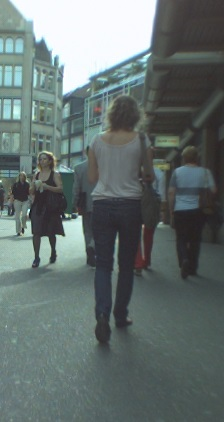
#> input picture Second Stage/test_img.jpg, 224 x 422 px
$ python tracker_test.py
#> lines starting #> are read from the running program, lines starting #| are printed output that depends on the picture
### Second Stage/KCFtracker.py
import numpy as np
from numpy.fft import fft2, ifft2

class KCFtracker(object):
	"""
		object tracker of KCF algorithm
	"""
	__slot__ = {'alphaf', 'coefY', '_paddingTarget', '_cosWin'}
	def __init__(self):
		self.alphaf = None
		#coeffient controling The regression targets y
		self.coefY = 10
		self._paddingTarget = None
		self._cosWin = None


	#according to input image patch, train a regression tracker
	def train(self, paddingRegion, regLambda, method, **kw):
		'''
			paddingRegion	- image patch(region) that contains target
			regLambda		- regularization coeffient λ for ridge regression

			method 			- kernel method
			kw 				- parameters for different kernel method. including following method and corresponding parameter(s):
								0. linear
							  	1. Gaussian: sigma (exp(-1/sigma**2*x))
							  	2. poly: a, b ((x + a)**b)
		'''
		if not isinstance(paddingRegion, np.ndarray):
			raise TypeError('argument 1: numpy.ndarray is required.')

		if not isinstance(regLambda, float):
			raise TypeError('argument 2: float is required.')

		h, w, *_ = paddingRegion.shape

		#the input patches (either raw pixels or extracted feature channels) are weighted by a cosine window
		cosWin = np.reshape(np.hamming(h), [-1, 1]) * np.reshape(np.hamming(w), [1, -1])
		if paddingRegion.ndim == 3:
			cosWin.shape = cosWin.shape + (-1,)
		self._cosWin = cosWin
		paddingRegion = paddingRegion * cosWin
		self._paddingTarget = paddingRegion


		#the regression targets y
		s = np.sqrt(h * w) / self.coefY	#spatial bandwidth s, controling The regression targets y simply follow a Gaussian function
		coord = np.mgrid[-int(h/2):int(h/2 + 0.5), -int(w/2):int(w/2 + 0.5)]
		coordX = coord[0, :, :]
		coordY = coord[1, :, :]
		y = np.exp( -0.5 * (coordX**2 + coordY**2) / (s**2) )
		y = np.roll(y, (int(h/2 + 0.5), int(w/2 + 0.5)), axis = (0, 1))

		#regression
		k = self.kernelCorrelation(paddingRegion, paddingRegion, method, **kw)
		self.alphaf = fft2(y) / (fft2(k) + regLambda)


	#run tracker, return relative position with the input image patch
	def detect(self, paddingRegion, method, **kw):
		'''

		'''
		if self.alphaf is None:
			raise Exception('tracker has not been trained.')

		#kernel correlation
		kxz = self.kernelCorrelation(paddingRegion * self._cosWin, self._paddingTarget, method, **kw)
		kf = fft2(kxz)

		#regression results in fourier domain
		ff = kf * self.alphaf
		f = np.real(ifft2(ff))
		maxPosition = np.argmax(f)

		#return relative position with the input image pacth
		h, w = paddingRegion.shape[0:2]
		x, y = (maxPosition // w, maxPosition % w)
		rePos = ((x - h) if x > h/2 else x, (y - w) if y > w/2 else y)


		return rePos


	def kernelCorrelation(self, x1, x2, method, **kw):
		if (not isinstance(x1, np.ndarray)) or (not isinstance(x2, np.ndarray)):
			raise TypeError('numpy.ndarray is required.')

		if (x1.ndim == 2) and (x2.ndim == 2):
			single = 1
		elif (x1.ndim == 3) and (x2.ndim == 3):
			single = 0
		else:
			raise ValueError('2 or 3 dimension arrays are required.')

		if x1.shape != x2.shape:
			raise ValueError('the input image pacthes do not match.')

		#linear regression
		if method == 'linear':
			if single:
				x12DotProdf = np.conj(fft2(x1)) * fft2(x2)
			else:
				x12DotProdf = np.sum( np.conj( fft2(x1, axes = (0, 1)) ) * fft2(x2, axes = (0, 1)) , axis = 2)

			x12DotProd = ifft2(x12DotProdf)
			return x12DotProd

		#Gaussian kernel
		elif method == 'gaussian':
			sigma = kw['sigma']
			x1Norm = np.sum(x1**2)
			x2Norm = np.sum(x2**2)

			if single:
				x12DotProdf = np.conj(fft2(x1)) * fft2(x2)
			else:
				x12DotProdf = np.sum( np.conj( fft2(x1, axes = (0, 1)) ) * fft2(x2, axes = (0, 1)) , axis = 2)

			x12DotProd = ifft2(x12DotProdf)
			k = np.exp( -(x1Norm + x2Norm - 2 * x12DotProd.real) / (sigma**2) / x12DotProd.size)
			return k

		#polynomial kernel
		elif method == 'poly':
			a = kw['a']
			b = kw['b']

			if single:
				x12DotProdf = np.conj(fft2(x1)) * fft2(x2)
			else:
				x12DotProdf = np.sum( np.conj( fft2(x1, axes = (0, 1)) ) * fft2(x2, axes = (0, 1)) , axis = 2)

			x12DotProd = ifft2(x12DotProdf)
			k = (x12DotProd.real + a)**b
			return k

		#wrong method type
		else:
			raise ValueError('invalid kernel method.')

### Second Stage/tracker_test.py
from KCFtracker import *
import numpy as np
import cv2

testImg = cv2.imread('test_img.jpg')
#> testImg is the input picture: shape (422, 224, 3); mean B, G, R 110.8, 112.5, 100.9
testImg2 = cv2.imread('test_img_2.jpg')
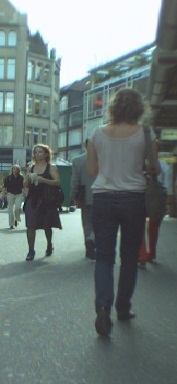
#> input picture Second Stage/test_img_2.jpg, 177 x 384 px
#> testImg2 is the input picture: shape (384, 177, 3); mean B, G, R 122.9, 124.5, 111.5
newImg = cv2.resize(testImg, (60, 120))
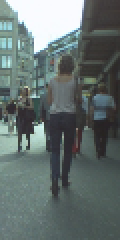
#> newImg: shape (120, 60, 3) (shown 2 times larger); mean B, G, R 110.7, 112.4, 100.8
newImg2 = cv2.resize(testImg2, (60, 120))
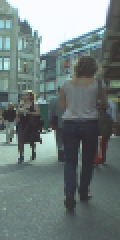
#> newImg2: shape (120, 60, 3) (shown 2 times larger); mean B, G, R 122.8, 124.5, 111.4

tracker = KCFtracker()
tracker.train(newImg, 1e-4, 'linear')
#> in train, `paddingRegion = paddingRegion * cosWin`:
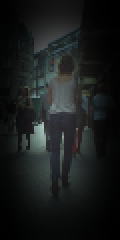
#> paddingRegion: shape (120, 60, 3) float64 (shown 2 times larger); mean of channels 0, 1, 2 28.2, 28.5, 25.6; drawn as B, G, R
#> in train, `self.alphaf = fft2(y) / (fft2(k) + regLambda)`:
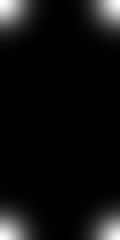
#> y: shape (120, 60) float64 (shown 2 times larger); min 2.68e-14, max 1, mean 0.0628

pos = tracker.detect(newImg2, 'linear')
#> call 2 of kernelCorrelation, with method = 'linear'
#> in kernelCorrelation (call 2), `x12DotProdf = np.sum( np.conj( fft2(x1, axes = (0, 1)) ) * fft2(x2, ax..`:
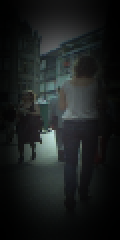
#> x1: shape (120, 60, 3) float64 (shown 2 times larger); mean of channels 0, 1, 2 31.1, 31.4, 28; drawn as B, G, R
#> in detect, `f = np.real(ifft2(ff))`:
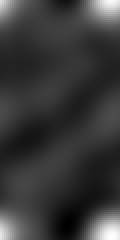
#> f: shape (120, 60) float64 (shown 2 times larger); min -0.275, max 1.25, mean 0.0692; drawn with min black and max white
#> in detect, `maxPosition = np.argmax(f)`: maxPosition = 7135
#> in detect, `x, y = (maxPosition // w, maxPosition % w)`: x = 118; y = 55
#> in detect, `rePos = ((x - h) if x > h/2 else x, (y - w) if y > w/2 else y)`: rePos = (-2, -5)
#> pos = (-2, -5)

print(pos)
#| (-2, -5)
